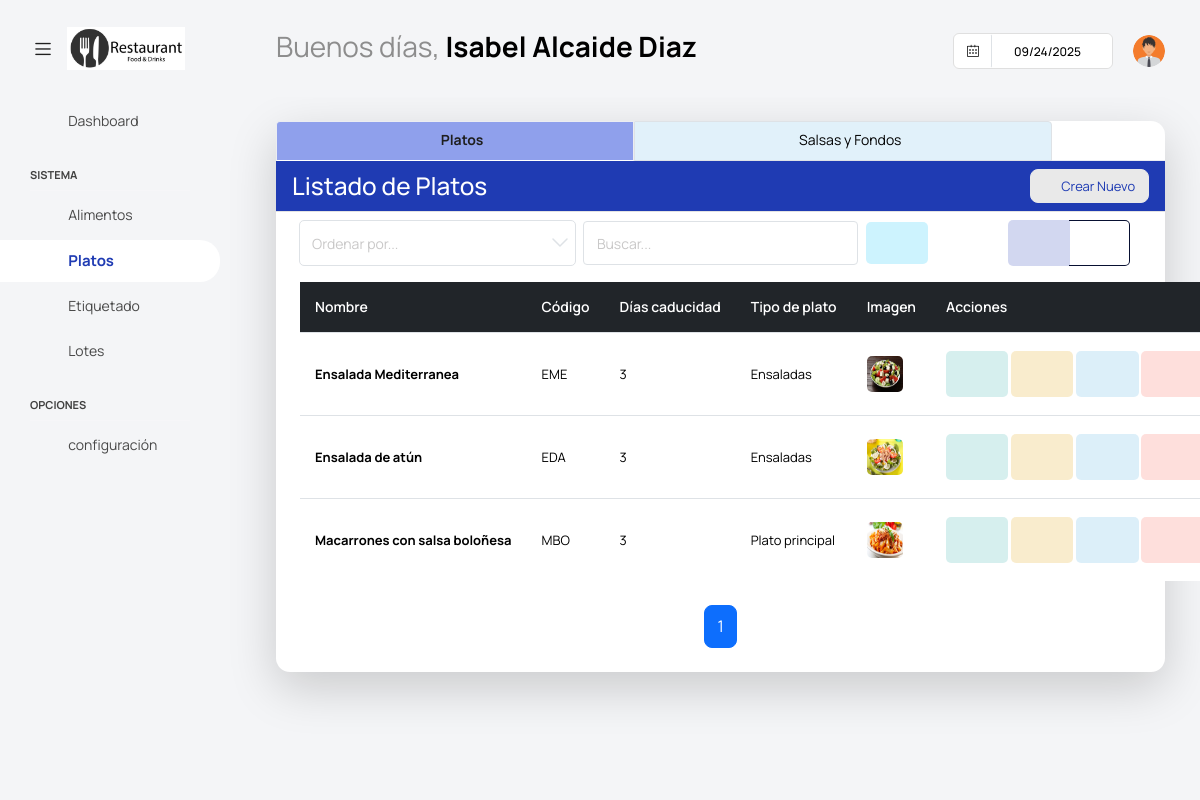
Screenshot of /platos/platos/ (signed in) with the database file from the repository.
### app/super/models.py (models this page shows, shortened)
class UserProfile(models.Model):
    centro = models.ForeignKey('Centros' ,on_delete=models.CASCADE, null=True, blank =True)
    user = models.OneToOneField(User, on_delete=models.CASCADE)
    username = models.CharField(max_length=100)
    password = models.CharField(max_length=100)
    nombre = models.CharField(max_length=100)
    apellidos = models.CharField(max_length=100)
    cargo = models.CharField(max_length=100, blank=True, null=True)
    imagen = models.ImageField(default='users/default.png', upload_to='users/', null=True, blank =True)
    estado =models.BooleanField(default=True)

### app/platos/models.py (models this page shows, shortened)
class Plato(ModeloBaseCentro):
    nombre = models.CharField(max_length=100)
    codigo = models.CharField(max_length=10, unique=True, help_text="Código único para el plato")
    vida_util = models.PositiveIntegerField(default=0, help_text="Número de días que se suman a la fecha de producción para calcular la caducidad", null=True, blank=True)
    tipoplato = models.ForeignKey(TipoPlato, on_delete=models.CASCADE, null=True, blank=True)
    imagen = models.ImageField(upload_to='platos/', null=True, blank=True)
    salsa = models.ForeignKey(Salsa, on_delete=models.CASCADE, null=True, blank=True)
    descripcion = models.TextField(blank=True, null=True)
    class Meta:
        verbose_name = 'Plato'
        verbose_name_plural = 'Platos'
        unique_together = ('nombre', 'centro')  # Evita nombres duplicados en el mismo centro
    @property
    def receta(self):
        return self.receta_set.first()  # Usamos first() porque es una ForeignKey

class TipoPlato(ModeloBaseCentro):
    nombre = models.CharField(max_length=100)
    estado = models.BooleanField(default=True)  # Activo o inactivo
    class Meta:
        verbose_name = 'Tipo de Plato'
        verbose_name_plural = 'Tipos de Platos'
        unique_together = ('nombre', 'centro')  # Evita nombres duplicados en el mismo centro
    def __str__(self):
        return f"{self.nombre}"

### app/platos/views.py (the view)
# urls.py: path('platos/', PlatoList.as_view(), name='PlatoList'),
class PlatoList(PaginationMixin, LoginRequiredMixin, ListView):
    model = Plato
    template_name = 'platos/listar_platos.html'
    context_object_name = 'platos'
    paginate_by = 12
    def get_queryset(self):
        try:
            user_profile = get_object_or_404(UserProfile, user=self.request.user)
            if user_profile.centro:
                queryset = Plato.objects.filter(centro=user_profile.centro).order_by('nombre')
                search_query = self.request.GET.get('buscar')
                if search_query:
                    queryset = queryset.filter(
                        Q(nombre__icontains=search_query)
                    )
                return queryset
            else:
                return Plato.objects.none()
        except ObjectDoesNotExist:
            return Plato.objects.none()
    def get_context_data(self, **kwargs):
        context = super().get_context_data(**kwargs)
        context.update(datos_centro(self.request))
        if not context['platos'].exists():
            context['mensaje'] = "No tiene platos registrados."
        return context

### app/core/mixins.py (called while the page is built)
    def get_context_data(self, **kwargs):
        context = super().get_context_data(**kwargs)
        page_obj = context.get('page_obj')
        if page_obj:
            current_page = page_obj.number
            total_pages = page_obj.paginator.num_pages
            window = self.pagination_window_size
            if total_pages <= (window * 2) + 1:
                context['custom_page_range'] = range(1, total_pages + 1)
            elif current_page <= window:
                context['custom_page_range'] = range(1, (window * 2) + 2)
            elif current_page >= total_pages - window:
                context['custom_page_range'] = range(total_pages - (window * 2), total_pages + 1)
            else:
                context['custom_page_range'] = range(current_page - window, current_page + window + 1)
        return context

### templates/platos/listar_platos.html (shortened to what this page needs)
{% extends "base.html" %}
{% block content %}
<div class="content-wrapper">
    <div class="card shadow-lg">
        <ul class="nav nav-tabs">
            <li class="nav-item">
                <a class="nav-link active"
                href="{% url 'platos:PlatoList' %}">
                    <i class="fa fa-cutlery"></i> Platos
                </a>
            </li>
            <li class="nav-item">
                <a class="nav-link {% if request.resolver_match.url_name == 'SalsaList' %}active{% endif %}"
                href="{% url 'platos:SalsaList' %}">
                    <i class="fa fa-tint"></i> Salsas y Fondos
                </a>
            </li>
        </ul>
        <div class="card-header bg-primary text-white d-flex justify-content-between align-items-center">
            <h3 class="m-0">Listado de Platos</h3>
            <a class="btn btn-light btn-sm text-primary rounded" onclick="abrir_modal_edicion('{% url 'platos:PlatoCreate' %}')">
                <i class="fa fa-plus-circle"></i>&nbsp; Crear Nuevo
            </a>
        </div>
        <div class="card-body">
            <form method="get" class="row g-2 align-items-center mb-3">
                <div class="col-md-4">
                    <select class="form-select form-select-sm" name="ordenar" id="ordenar" onchange="this.form.submit()">
                        <option value="" disabled selected>Ordenar por...</option>
                    </select>
                </div>
                <div class="col-md-4">
                    <input type="text" class="form-control form-control-sm" placeholder="Buscar..." name="buscar" value="{{ request.GET.buscar }}">
                </div>
                <div class="col-md-2">
                    <button type="submit" class="btn btn-inverse-secondary" style="padding-top: 12px; padding-bottom:12px;">
                        <i class="fa fa-search"></i>
                    </button>
                </div>
                <div class="col-auto">
                    <div class="btn-group" role="group">
                        <button id="btn-lista" type="button" class="btn btn-inverse-primary">
                            <i class="fa fa-list"></i>
                        </button>
                        <button id="btn-cuadricula" type="button" class="btn btn-outline-primary btn-inverse">
                            <i class="fa fa-th"></i>
                        </button>
                    </div>
                </div>
            </form>
            {% if platos %}
            <div id="vista-lista">
                <div class="table-wrapper">
                    <table class="table table-hover tabla-responsive align-middle">
                        <thead class="table-dark">
                            <tr>
                                <th>Nombre</th>
                                <th>Código</th>
                                <th>Días caducidad</th>
                                <th>Tipo de plato</th>
                                <th>Imagen</th>
                                <th>Acciones</th>
                            </tr>
                        </thead>
                        <tbody>
                            {% for plato in platos %}
                            <tr>
                                <td><strong>{{ plato.nombre }}</strong></td>
                                <td>{{ plato.codigo }}</td>
                                <td>{{ plato.vida_util }}</td>
                                <td>{{ plato.tipoplato }}</td>
                                <td>
                                    {% if plato.imagen %}
                                        <img src="{{ plato.imagen.url }}" alt="{{ plato.nombre }}" style="max-width: 80px; max-height: 80px; border-radius: 5px;">
                                    {% else %}
                                        <span class="text-muted">Sin imagen</span>
                                    {% endif %}
                                </td>
                                <td>
                                    <a class="btn btn-inverse-success" onclick="abrir_modal_edicion('{% url 'platos:PlatoDetail' plato.pk %}')" title="Ver plato">
                                        <i class="fa fa-eye"></i>
                                    </a>
                                    {% if plato.receta %}
                                        <a href="{% url 'platos:RecetaDetail' plato.receta.pk %}" class="btn btn-inverse-warning" title="Ver Receta">
                                            <i class="fa fa-list"></i>
                                        </a>
                                    {% else %}
                                        <a onclick="abrir_modal_edicion('{% url 'platos:crear_receta' plato_id=plato.pk %}')" class="btn btn-inverse-warning" title="Crear Receta">
                                            <i class="fa fa-plus"></i>
                                        </a>
                                    {% endif %}
                                    <a class="btn btn-inverse-info" onclick="abrir_modal_edicion('{% url 'platos:PlatoUpdate' plato.pk %}')" title="Editar plato">
                                        <i class="fa fa-pencil"></i>
                                    </a>
                                    <a class="btn btn-inverse-danger" onclick="abrir_modal_edicion('{% url 'platos:PlatoDelete' plato.pk %}')" title="Eliminar plato">
                                        <i class="fa fa-trash"></i>
                                    </a>
                                </td>
                            </tr>
                            {% endfor %}
                        </tbody>
                    </table>
                </div>
            </div>
            {% include "core/pagination.html" %}
            {% else %}
            <div class="alert alert-warning text-center mt-3">
                <i class="fa fa-exclamation-circle"></i> No se encontraron alimentos.
            </div>
            {% endif %}
        </div>
    </div>
</div>
{% endblock content %}

### templates/base.html (shortened to what this page needs)
{% load static %}
<html lang="es">
<head>
  <link href={% static "vendor/feather/feather.css" %} rel="stylesheet">
  <link href={% static "vendor/mdi/css/materialdesignicons.min.css" %} rel="stylesheet">
  <link href={% static "vendor/ti-icons/css/themify-icons.css" %} rel="stylesheet">
  <link href={% static "vendor/font-awesome/css/font-awesome.min.css" %} rel="stylesheet">
  <link href={% static "vendor/typicons/typicons.css" %} rel="stylesheet">
  <link href={% static "vendor/simple-line-icons/css/simple-line-icons.css" %} rel="stylesheet">
  <link href={% static "vendor/css/vendor.bundle.base.css" %} rel="stylesheet">
  <link href={% static "vendor/bootstrap-datepicker/bootstrap-datepicker.min.css" %} rel="stylesheet">
  <link href={% static "js/select.dataTables.min.css" %} rel="stylesheet" type="text/css" >
  <link rel="stylesheet" href={% static "css/style.css" %}>
</head>
  <body class="with-welcome-text">
    <div class="container-scroller">
      <nav class="navbar default-layout col-lg-12 col-12 p-0 fixed-top d-flex align-items-top flex-row">
        <div class="text-center navbar-brand-wrapper d-flex align-items-center justify-content-start">
          <div class="me-3">
            <button class="navbar-toggler navbar-toggler align-self-center" type="button" data-bs-toggle="minimize">
              <span class="icon-menu"></span>
            </button>
          </div>
          <div>
            <a class="navbar-brand brand-logo" href="index.html">
              <img src="{{ imagen_centro_url }}" style="width:150px !important; height:auto;" alt="{{ centro.nombre }}">
            </a>
          </div>
        </div>
        <div class="navbar-menu-wrapper d-flex align-items-top">
          <ul class="navbar-nav">
            <li class="nav-item fw-semibold d-none d-lg-block ms-0">
              <h1 class="welcome-text">{{ saludo }}, <span class="text-black fw-bold">{{ nombre }} {{ apellidos }}</span></h1>
          </ul>
          <ul class="navbar-nav ms-auto">
            <li class="nav-item d-none d-lg-block">
              <div id="datepicker-popup" class="input-group date datepicker navbar-date-picker">
                <span class="input-group-addon input-group-prepend border-right">
                  <span class="icon-calendar input-group-text calendar-icon"></span>
                </span>
                <input type="text" class="form-control">
              </div>
            </li>
            <li class="nav-item dropdown d-none d-lg-block user-dropdown">
              <a class="nav-link" id="UserDropdown" href="#" data-bs-toggle="dropdown" aria-expanded="false">
                <img class="img-xs rounded-circle" src="{{ imagen_user_url }}" alt="Profile image"> </a>
            </li>
          </ul>
        </div>
      </nav>
    <div class="container-fluid page-body-wrapper">
      <nav class="sidebar sidebar-offcanvas" id="sidebar">
        <ul class="nav">
          <li class="nav-item">
            <a class="nav-link" href="{% url 'dashuser:home' %}">
              <i class="mdi mdi-grid-large menu-icon"></i>
              <span class="menu-title">Dashboard</span>
            </a>
          </li>
          <li class="nav-item nav-category">Sistema</li>
            <li class="nav-item">
              <a class="nav-link" href="{% url 'dashuser:AlimentoList' %}">
                <i class="menu-icon mdi mdi-food-variant"></i>
                <span class="menu-title">Alimentos</span>
              </a>
            </li>
            <li class="nav-item">
              <a class="nav-link" href="{% url 'platos:PlatoList' %}">
                <i class="menu-icon mdi mdi-food-turkey"></i>
                <span class="menu-title">Platos</span>
              </a>
            </li>
            <li class="nav-item">
              <a class="nav-link" href="{% url 'platos:generar_etiqueta' %}">
                <i class="menu-icon mdi mdi-tag"></i>
                <span class="menu-title">Etiquetado</span>
              </a>
            </li>
            <li class="nav-item">
              <a class="nav-link" href="{% url 'platos:LotesResumenListView' %}">
                <i class="menu-icon mdi mdi-package-variant"></i>
                <span class="menu-title">Lotes</span>
              </a>
            </li>
          <li class="nav-item nav-category">Opciones</li>
            <li class="nav-item">
              <a class="nav-link" data-bs-toggle="collapse" href="#confi" aria-expanded="false" aria-controls="confi">
                <i class="menu-icon mdi mdi-filter"></i>
                <span class="menu-title">configuración</span>
                <i class="menu-arrow"></i>
              </a>
            </li>
        </ul>
      </nav>
      <div class="main-panel">
          {% block content %}
          {% endblock content %}
      </div>
  </div>
</body>
</html>

### templates/platos/listar_platos.html (style rules this page uses)
.nav-tabs .nav-link { padding: 12px 32px; font-size: 16px; border-radius: 8px 8px 0 0; padding-right:150px; padding-left:150px; line-height: 0.8; font-size: 14px; background-color: #E1F1FA; }
.nav-tabs .nav-link.active { background-color: #8FA0EC; font-weight: bold; }

### rows the page displays
UserProfile: nombre "Isabel", apellidos "Alcaide Diaz"
Plato: nombre "Ensalada Mediterranea", codigo "EME", vida_util "3", tipoplato "Ensaladas", imagen (picture)
Plato: nombre "Ensalada de atún", codigo "EDA", vida_util "3", tipoplato "Ensaladas", imagen (picture)
Plato: nombre "Macarrones con salsa boloñesa", codigo "MBO", vida_util "3", tipoplato "Plato principal", imagen (picture)

### other values shown
{{ saludo }} "Buenos días"
{{ page }} "1"
